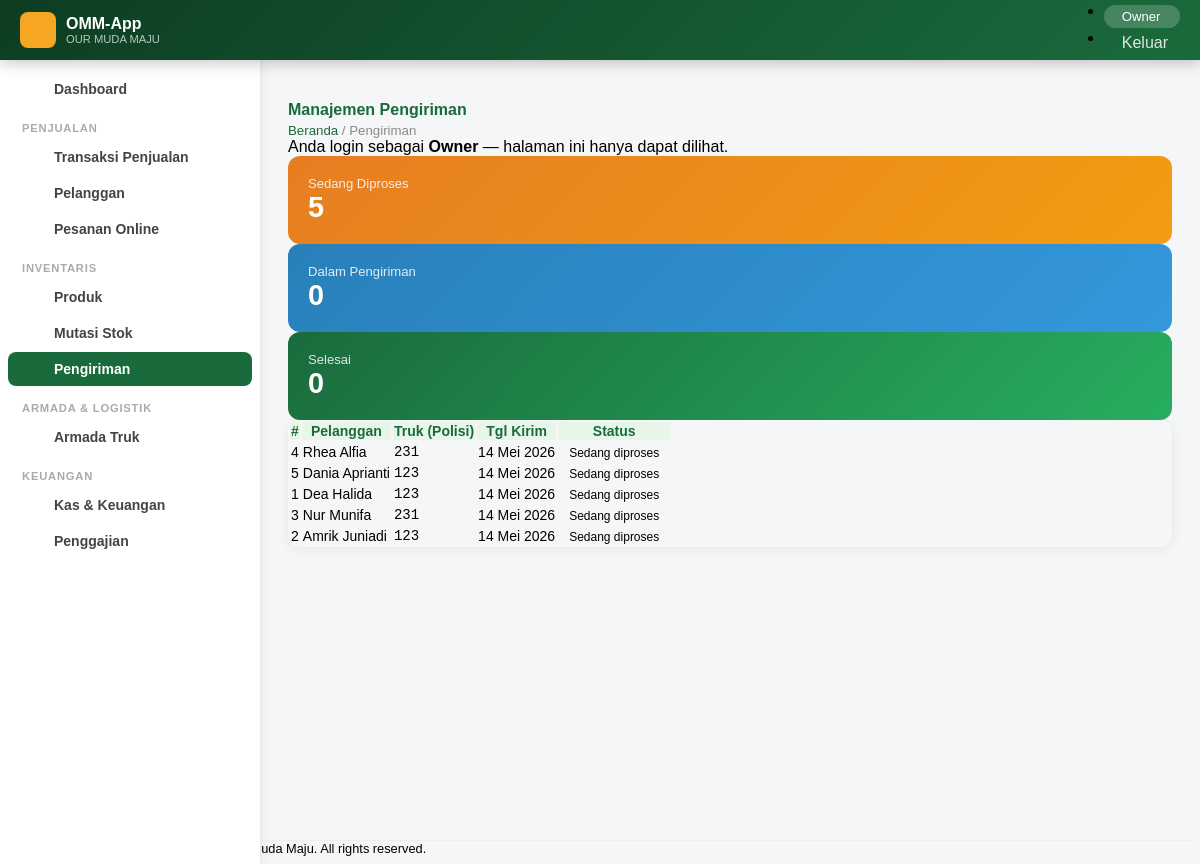
The page /pengiriman.php (signed in) on the database its author committed.
### tables this page shows
CREATE TABLE `pengiriman` (
  `id_pengiriman` int NOT NULL AUTO_INCREMENT,
  `id_pesanan` int NOT NULL,
  `alamat` varchar(255) NOT NULL,
  `id_truk` int NOT NULL,
  `tanggal_kirim` date NOT NULL,
  `status` enum('Sedang diproses','Dalam pengiriman','Selesai') NOT NULL DEFAULT 'Sedang diproses',
  PRIMARY KEY (`id_pengiriman`),
  KEY `id_pesanan` (`id_pesanan`),
  KEY `id_truk` (`id_truk`),
  CONSTRAINT `pengiriman_ibfk_1` FOREIGN KEY (`id_pesanan`) REFERENCES `pesanan_online` (`id_pesanan`),
  CONSTRAINT `pengiriman_ibfk_2` FOREIGN KEY (`id_truk`) REFERENCES `armada_truk` (`id_truk`)
);

### koneksi.php (called while the page is built, shortened)
<?php
class Koneksi {
    private $db_host = 'localhost',
            $db_user = 'root',
            $db_pass = 'kristin',
            $db_name = 'db_toko_bangunan';
    function __construct() {
        try {
            $this->db = new PDO(
                "mysql:host=$this->db_host;dbname=$this->db_name;charset=utf8",
                $this->db_user,
                $this->db_pass,
                [PDO::ATTR_ERRMODE => PDO::ERRMODE_EXCEPTION]
            );
        } catch (PDOException $e) {
            die('<div class="alert alert-danger m-3">Koneksi database gagal: ' . $e->getMessage() . '</div>');
        }
    }
}
?>

### Dml.php (called while the page is built, shortened)
<?php
include_once "koneksi.php";
class Dml extends Koneksi {
    public function query($sql, $params = [])
    {
        $q = $this->db->prepare($sql);
        $q->execute($params);
        return $q->fetchAll(PDO::FETCH_ASSOC);
    }
}
?>

### pengiriman.php (the view, shortened to what this page needs)
<?php
include "fungsi.php";
include "Dml.php";
$db = new Dml();
$bisa_aksi = !isReadOnly();
$pengiriman = $db->query(
    "SELECT * FROM view_pengiriman ORDER BY tanggal_kirim DESC"
);
include "header.php";
?>
<main id="main">
<div class="d-flex align-items-center justify-content-between mb-4 flex-wrap gap-2">
    <div>
        <h4 class="page-title mb-0"><i class="bi bi-truck me-2"></i>Manajemen Pengiriman</h4>
        <div class="page-breadcrumb"><a href="beranda.php">Beranda</a> / Pengiriman</div>
    </div>
</div>
<?php if (isReadOnly()): ?>
<div class="alert alert-info">
    Anda login sebagai <strong>Owner</strong> — halaman ini hanya dapat dilihat.
</div>
<?php endif; ?>
<div class="row g-3 mb-4">
<?php
$jml_proses  = count(array_filter($pengiriman, fn($x) => $x['status'] === 'Sedang diproses'));
$jml_kirim   = count(array_filter($pengiriman, fn($x) => $x['status'] === 'Dalam pengiriman'));
$jml_selesai = count(array_filter($pengiriman, fn($x) => $x['status'] === 'Selesai'));
?>
    <div class="col-md-4">
        <div class="stat-card bg-btj-orange">
            <div class="stat-label">Sedang Diproses</div>
            <div class="stat-val"><?php echo $jml_proses; ?></div>
        </div>
    </div>
    <div class="col-md-4">
        <div class="stat-card bg-btj-blue">
            <div class="stat-label">Dalam Pengiriman</div>
            <div class="stat-val"><?php echo $jml_kirim; ?></div>
        </div>
    </div>
    <div class="col-md-4">
        <div class="stat-card bg-btj-green">
            <div class="stat-label">Selesai</div>
            <div class="stat-val"><?php echo $jml_selesai; ?></div>
        </div>
    </div>
</div>
<div class="card">
    <div class="card-body p-0">
        <div class="table-responsive">
            <table class="table table-hover datatable mb-0">
                <thead>
                    <tr class="text-center">
                        <th>#</th>
                        <th class="text-start">Pelanggan</th>
                        <th>Truk (Polisi)</th>
                        <th>Tgl Kirim</th>
                        <th>Status</th>
                    </tr>
                </thead>
                <tbody>
                <?php if (empty($pengiriman)): ?>
                <tr>
                    <td colspan="<?php echo $bisa_aksi ? 6 : 5; ?>"
                        class="text-center text-muted py-4">
                        Belum ada data pengiriman
                    </td>
                </tr>
                <?php else: foreach ($pengiriman as $p): ?>
                <tr class="text-center">
                    <td><?php echo $p['id_pengiriman']; ?></td>
                    <td class="text-start fw-semibold">
                        <?php echo htmlspecialchars($p['pelanggan']); ?>
                    </td>
                    <td><code><?php echo htmlspecialchars($p['nomor_polisi']); ?></code></td>
                    <td><?php echo tanggal($p['tanggal_kirim']); ?></td>
                    <td><?php echo badge_status($p['status']); ?></td>
                </tr>
                <?php endforeach; endif; ?>
                </tbody>
            </table>
        </div>
    </div>
</div>
</main>
<?php include "footer.php"; ?>

### fungsi.php (shortened to what this page needs)
<?php
function tanggal($tanggal)
{
    $bulan = [
        'Januari', 'Februari', 'Maret', 'April', 'Mei', 'Juni',
        'Juli', 'Agustus', 'September', 'Oktober', 'November', 'Desember'
    ];
    if (preg_match('/^\d{4}-\d{2}-\d{2}/', $tanggal)) {
        $tgl       = substr($tanggal, 8, 2);
        $bln_index = (int) substr($tanggal, 5, 2) - 1;
        $bln       = $bulan[$bln_index] ?? '';
        $thn       = substr($tanggal, 0, 4);
        return "$tgl $bln $thn";
    }
    return $tanggal;
}
function isOwner()
{
    return isset($_SESSION['id_role']) &&
        (int) $_SESSION['id_role'] === 1;
}
function isReadOnly()
{
    $halaman_aksi_owner = ['keuangan.php', 'penggajian.php'];
    $halaman_ini        = basename($_SERVER['PHP_SELF']);
    return !in_array($halaman_ini, $halaman_aksi_owner);
}
function badge_status($status)
{
    $map = [
        'Sedang diproses'  => 'warning',
        'Dalam pengiriman' => 'info',
        'Selesai'          => 'success',
        'Aktif'            => 'success',
        'Nonaktif'         => 'secondary',
        'belum_lunas'      => 'danger',
        'lunas'            => 'success',
        'pending'          => 'warning',
        'dibatalkan'       => 'danger',
    ];
    $class = $map[$status] ?? 'secondary';
    return "<span class=\"badge bg-{$class}\">{$status}</span>";
}

### assets/css/main.css (style rules this page uses)
:root { --btj-primary: #1a6b3c; --btj-secondary: #f5a623; --btj-accent: #e8f5e9; --btj-dark: #0d3d22; --btj-sidebar-w: 260px; }
body { font-family: 'Nunito', sans-serif; background: #f4f6f8; }
#main { margin-left: var(--btj-sidebar-w); margin-top: 60px; padding: 20px; transition: all 0.3s; min-height: calc(100vh - 60px); }
.card { border: none; border-radius: 12px; box-shadow: 0 2px 12px rgba(0,0,0,0.07); }
.stat-card { border-radius: 12px; padding: 20px; color: #fff; position: relative; overflow: hidden; }
.stat-card .stat-val { font-size: 1.8rem; font-weight: 800; }
.stat-card .stat-label { font-size: 0.82rem; opacity: 0.85; }
.bg-btj-green { background: linear-gradient(135deg, #1a6b3c, #27ae60); }
.bg-btj-orange { background: linear-gradient(135deg, #e67e22, #f39c12); }
.bg-btj-blue { background: linear-gradient(135deg, #2980b9, #3498db); }
.table { font-size: 0.875rem; }
.table thead th { background: var(--btj-accent); color: var(--btj-primary); font-weight: 700; border: none; }
.page-title { font-family: 'Poppins', sans-serif; font-weight: 700; color: var(--btj-primary); margin-bottom: 4px; }
.page-breadcrumb { color: #888; font-size: 0.83rem; }
.page-breadcrumb a { color: var(--btj-primary); text-decoration: none; }
.badge { font-size: 0.75rem; padding: 5px 10px; border-radius: 20px; }

### rows shown on the page
pengiriman: id_pengiriman "4", pelanggan "Rhea Alfia", nomor_polisi "231", tanggal_kirim "14 Mei 2026", status "Sedang diproses"
pengiriman: id_pengiriman "5", pelanggan "Dania Aprianti", nomor_polisi "123", tanggal_kirim "14 Mei 2026", status "Sedang diproses"
pengiriman: id_pengiriman "1", pelanggan "Dea Halida", nomor_polisi "123", tanggal_kirim "14 Mei 2026", status "Sedang diproses"
pengiriman: id_pengiriman "3", pelanggan "Nur Munifa", nomor_polisi "231", tanggal_kirim "14 Mei 2026", status "Sedang diproses"
pengiriman: id_pengiriman "2", pelanggan "Amrik Juniadi", nomor_polisi "123", tanggal_kirim "14 Mei 2026", status "Sedang diproses"

### other values the page prints
$_SESSION['nama_role'] "Owner"
$jml_proses "5"
$jml_kirim "0"
$jml_selesai "0"
